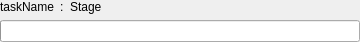
<?xml version="1.0" encoding="UTF-8"?>
<ui version="4.0">
 <class>TaskProgressWidget</class>
 <widget class="QWidget" name="TaskProgressWidget">
  <property name="geometry">
   <rect>
    <x>0</x>
    <y>0</y>
    <width>360</width>
    <height>42</height>
   </rect>
  </property>
  <property name="windowTitle">
   <string>Form</string>
  </property>
  <property name="locale">
   <locale language="English" country="UnitedStates"/>
  </property>
  <layout class="QVBoxLayout" name="verticalLayout">
   <property name="leftMargin">
    <number>0</number>
   </property>
   <property name="topMargin">
    <number>0</number>
   </property>
   <property name="rightMargin">
    <number>0</number>
   </property>
   <property name="bottomMargin">
    <number>0</number>
   </property>
   <item>
    <layout class="QHBoxLayout" name="horizontalLayout">
     <item>
      <widget class="QLabel" name="taskNameLabel">
       <property name="sizePolicy">
        <sizepolicy hsizetype="Minimum" vsizetype="Preferred">
         <horstretch>0</horstretch>
         <verstretch>0</verstretch>
        </sizepolicy>
       </property>
       <property name="text">
        <string>taskName</string>
       </property>
      </widget>
     </item>
     <item>
      <widget class="QLabel" name="colonLabel">
       <property name="sizePolicy">
        <sizepolicy hsizetype="Minimum" vsizetype="Preferred">
         <horstretch>0</horstretch>
         <verstretch>0</verstretch>
        </sizepolicy>
       </property>
       <property name="text">
        <string>:</string>
       </property>
      </widget>
     </item>
     <item>
      <widget class="QLabel" name="stageLabel">
       <property name="sizePolicy">
        <sizepolicy hsizetype="Expanding" vsizetype="Preferred">
         <horstretch>0</horstretch>
         <verstretch>0</verstretch>
        </sizepolicy>
       </property>
       <property name="text">
        <string>Stage</string>
       </property>
      </widget>
     </item>
    </layout>
   </item>
   <item>
    <widget class="QProgressBar" name="progressBar">
     <property name="textVisible">
      <bool>false</bool>
     </property>
    </widget>
   </item>
  </layout>
 </widget>
 <resources/>
 <connections/>
</ui>
